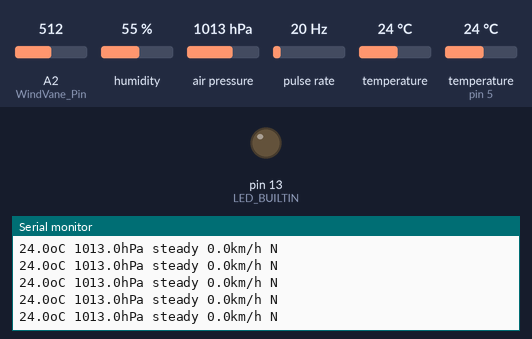
Recording of a sketch running on a simulated Arduino Uno, built with avr-gcc and run on an emulated ATmega328P. Parts: output pins drawn as LEDs (lit = HIGH), the last lines printed to the serial monitor. Wiring (inferred from the names in the program): pulse sensor: data pin 2. Inputs (shaded band) come from the test bench; at power-on: air pressure 1013 hPa, A2 (WindVane_Pin) = 512, humidity 55 %, pulse rate 20 Hz, temperature 24 °C, temperature (sensor on pin 5) 24 °C.

Above: at 1.2 s.
1.3 s: air pressure set to 957 hPa
At 1.61 s:
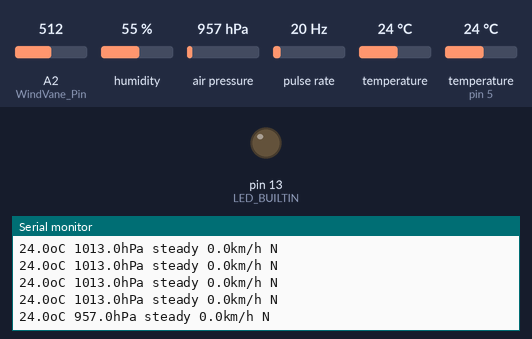
2.8 s: air pressure set to 953 hPa
At 3.06 s:
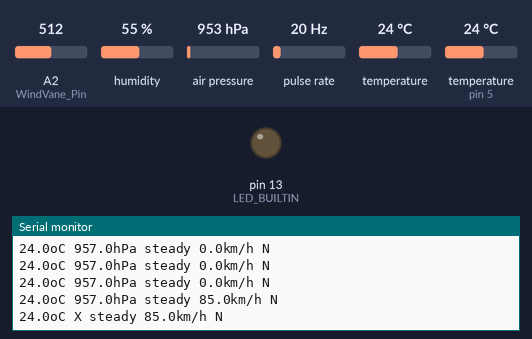
14.4 s: A2 (WindVane_Pin) set to 825
At 14.6 s:
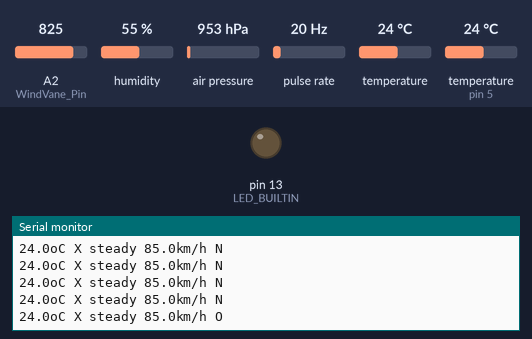
15.9 s: A2 (WindVane_Pin) set to 849
At 16.45 s:
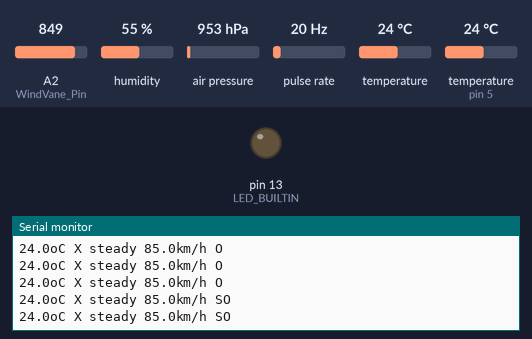

Measured:
- the behaviour switches between 955 and 954 hPa on air pressure (found by bisection; images 1 and 2)
- the behaviour switches between 832 and 833 on A2 (WindVane_Pin) (found by bisection; images 3 and 4)
- after the input at 1.3 s, the serial monitor: prints a new line after 0.16 s (image 1)
- after the input at 2.8 s, the serial monitor: prints a new line after 0.10 s (image 2)
- after the input at 14.4 s, the serial monitor: prints a new line at once (image 3)
- after the input at 15.9 s, the serial monitor: prints a new line after 0.18 s (image 4)

The sketch:

weatherstation.ino
```cpp
#include "TimerOne.h"  // Timer Interrupt set to 2 second for read sensors

#include "DHT.h"
#include <Adafruit_BMP280.h>

Adafruit_BMP280 bmp;  // use I2C interface
Adafruit_Sensor *bmp_temp = bmp.getTemperatureSensor();
Adafruit_Sensor *bmp_pressure = bmp.getPressureSensor();

#define DHTPIN 5  // Digital pin connected to the DHT sensor
#define DHTTYPE DHT22
DHT dht(DHTPIN, DHTTYPE);

#define WindSensor_Pin (2)  // The pin location of the anemometer sensor
#define WindVane_Pin (A2)   // The pin the wind vane sensor is connected to
#define VaneOffset 0        // define the anemometer offset from magnetic north

volatile unsigned int timerCount;          // used to determine 2.5sec timer count
volatile unsigned long rotations;          // cup rotation counter used in interrupt routine
volatile unsigned long contactBounceTime;  // Timer to avoid contact bounce in interrupt routine

volatile int minute = 0;
volatile int hour = 0;
int minute_offset = 0;
int hour_offset = 0;

volatile float windspeed;
int vaneValue;      // raw analog value from wind vane
int vaneDirection;  // translated 0 - 360 direction
int calDirection;   // converted value with offset applied

int winddir;
float temperature;
float pressure;
String tendency_str;

const int PRESSURES_SIZE = 25;
float pressures[PRESSURES_SIZE];
int p = 0;
boolean fired = false;
boolean fired_hourly = false;
//int c = 0; // count time units for printPressure()

void setup() {
  pinMode(LED_BUILTIN, OUTPUT);
  digitalWrite(LED_BUILTIN, HIGH);

  // setup anemometer values
  rotations = 0;
  // setup timer values
  timerCount = 0;

  pinMode(WindSensor_Pin, INPUT);
  attachInterrupt(digitalPinToInterrupt(WindSensor_Pin), isr_rotation, FALLING);

  // Setup the timer intterupt for 0.5 second
  Timer1.initialize(500000);
  Timer1.attachInterrupt(isr_timer);
  sei();  // Enable Interrupts

  dht.begin();
  Serial.begin(115200);

  unsigned status;
  //status = bmp.begin(BMP280_ADDRESS_ALT, BMP280_CHIPID);
  //delay(1000);
  //int addr = 0x76;
  //status = bmp.begin(0x77);
  for (int addr = 0x76; addr < 0x100; addr++) {
    status = bmp.begin(addr);
    if (!status) {
      //Serial.println(addr, HEX);
    } else {
      Serial.println(addr, HEX);
      if (bmp.sensorID() > 0) break;
    }
  }
  Serial.print("bmp sensorID: ");
  Serial.println(bmp.sensorID());

  bmp.setSampling(Adafruit_BMP280::MODE_NORMAL,     /* Operating Mode. */
                  Adafruit_BMP280::SAMPLING_X1,     /* Temp. oversampling */
                  Adafruit_BMP280::SAMPLING_X8,     /* Pressure oversampling */
                  Adafruit_BMP280::FILTER_OFF,      /* Filtering. */
                  Adafruit_BMP280::STANDBY_MS_500); /* Standby time. */
  //bmp_temp->printSensorDetails();

  sensors_event_t pressure_event;
  bmp_pressure->getEvent(&pressure_event);
  pressure = pressure_event.pressure;
  if(isnan(pressure) || pressure < 955 || pressure > 1075) pressure = 1000.0;
  initPressuresWithArrayData(pressure);
  computeTendency();
  digitalWrite(LED_BUILTIN, LOW);
}

void loop() {
  // read sensors
  sensors_event_t temp_event, pressure_event;
  bmp_temp->getEvent(&temp_event);
  bmp_pressure->getEvent(&pressure_event);

  temperature = dht.readTemperature();
  pressure = pressure_event.pressure;
  //windspeed
  winddir = getwinddir();

  // fake values
  /*temperature = random(-10,50);
  pressure = random(960, 1070);
  windspeed = random(0, 180);
  winddir = random(0, 360);*/

  // write validated sensor data to serial
  digitalWrite(LED_BUILTIN, HIGH);
  computeMinute();
  /*Serial.print(hour);
  Serial.print(":");
  Serial.print(minute);
  Serial.print(":");
  Serial.print(millis());
  Serial.print(" ");*/
  if (isnan(temperature) || temperature < -30 || temperature > 100) {
    Serial.print("X");
  } else {
    Serial.print(temperature, 1);
    Serial.print("o");
    Serial.print("C");
  }
  Serial.print(" ");
  if (isnan(pressure) || pressure < 955 || pressure > 1075) {
    bmp.reset();
    Serial.print("X");
  } else {
    Serial.print(pressure, 1);
    Serial.print("hPa");
  }
  Serial.print(" ");
  Serial.print(tendency_str);
  Serial.print(" ");
  if (isnan(windspeed) || windspeed < 0 || windspeed > 200) {
    Serial.print("X");
  } else {
    Serial.print(windspeed, 1);
    Serial.print("km/h");
  }
  Serial.print(" ");
  if (isnan(winddir) || winddir < 0) {
    Serial.print("X");
  } else {
    Serial.print(convertWind(winddir + 180));
  }
  Serial.println();

  //if(c == 10) { printPressures(); c = 0; }
  //c++;
  digitalWrite(LED_BUILTIN, LOW);

  delay(200);
}

void resetBMP() {
  unsigned status;
  bmp.reset();
  for (int addr = 0x76; addr < 0x100; addr++) {
    status = bmp.begin(addr);
    if (!status) {
      //Serial.println(addr, HEX);
    } else {
      Serial.println(addr, HEX);
      if (bmp.sensorID() > 0) break;
    }
  }
  Serial.print("bmp sensorID: ");
  Serial.println(bmp.sensorID());

  bmp.setSampling(Adafruit_BMP280::MODE_NORMAL,     /* Operating Mode. */
                  Adafruit_BMP280::SAMPLING_X1,     /* Temp. oversampling */
                  Adafruit_BMP280::SAMPLING_X8,     /* Pressure oversampling */
                  Adafruit_BMP280::FILTER_OFF,      /* Filtering. */
                  Adafruit_BMP280::STANDBY_MS_500); /* Standby time. */
  //bmp_temp->printSensorDetails();
}

String convertWind(int degree) {
  degree = degree + 22;
  degree = degree % 360;
  //Serial.println(degree);
  if (degree < 45) {
    return "N";
  } else if (degree < 90) {
    return "NO";
  } else if (degree < 135) {
    return "O";
  } else if (degree < 180) {
    return "SO";
  } else if (degree < 225) {
    return "S";
  } else if (degree < 270) {
    return "SW";
  } else if (degree < 315) {
    return "W";
  } else if (degree < 360) {
    return "NW";
  } else {
    return "invalid";
  }
}

// isr routine for timer interrupt
void isr_timer() {
  timerCount++;
  if (timerCount % 5 == 0) {
    windspeed = rotations * 1.7;
    rotations = 0;
  }
  if (timerCount == 60) {
    if ((minute == 0) && !fired_hourly) {
      if(isnan(pressure)) storePressure(1100.0);
      else storePressure(pressure);
      //printPressures();
      computeTendency();
      fired_hourly = true;
    }
    if ((minute == 1) && fired_hourly) {
      fired_hourly = false;
    }
    timerCount = 0;
  }
}

// interrupt handler to increment the rotation count for wind speed
void isr_rotation() {
  if ((millis() - contactBounceTime) > 15) {  // debounce the switch contact.
    rotations++;
    contactBounceTime = millis();
  }
}

// Get Wind Direction
int getwinddir() {
  vaneValue = analogRead(WindVane_Pin);
  vaneDirection = map(vaneValue, 0, 1023, 0, 360);
  calDirection = vaneDirection + VaneOffset;

  if (calDirection > 360)
    calDirection = calDirection - 360;
  if (calDirection < 0)
    calDirection = calDirection + 360;
  return calDirection;
}

float correction[] = { 0, 0.518, 1.0, 1.414, 1.732, 1.932, 2.0, 1.932, 1.732, 1.414, 1.0, 0.518, 0, -0.518, -1.0, -1.414, -1.732, -1.932, -2.0, -1.932, -1.732, -1.414, -1, -0.518, 0 };

// init pressure array with estimated pressures based on current pressure
void initPressuresWithArrayData(float pressure) {
  for (int p = 0; p < PRESSURES_SIZE; p++) {
    float value = pressure + correction[(getHour() + p) % 24];
    //Serial.println(value);
    pressures[p] = value;
  }
}

void storePressure(float pressure) {
Serial.print("store pressure ");
  Serial.println(pressure);
  pressures[p] = pressure;
  p++;
  if (p >= PRESSURES_SIZE) p = 0;
}

void printPressures() {
  for (int i = 0; i < PRESSURES_SIZE; i++) {
    Serial.print(pressures[i]);
    Serial.print(" ");
  }
  Serial.println();
}

String computeTendency() {
  int p0 = p - 1;
  int p1 = p;
  if (p0 < 0) p0 = PRESSURES_SIZE - 1;

  float tendency;
  float pressure0 = round(pressures[p0] * 10.0) / 10.0;
  float pressure1 = round(pressures[p1] * 10.0) / 10.0;
  if(isnan(pressure0) || pressure0 < 955 || pressure0 > 1075 ||
     isnan(pressure1) || pressure1 < 955 || pressure1 > 1075) {
    tendency_str = "invalid";
    return;
  }


  if (pressure0 >= pressure1)
    tendency = pressure0 - pressure1;  // rising
  else
    tendency = -1 * (pressure1 - pressure0);  // falling

  if (tendency > 0) tendency_str = "rising";
  else if (tendency == 0) tendency_str = "steady";  // steady
  else tendency_str = "falling";
  return tendency_str;
}

int computeMinute() {
  minute = (millis() / 1000 / 60) % 60;
}

int getHour() {
  computeMinute();
  hour = (minute / 60) % 24;
  return hour;
}
```
